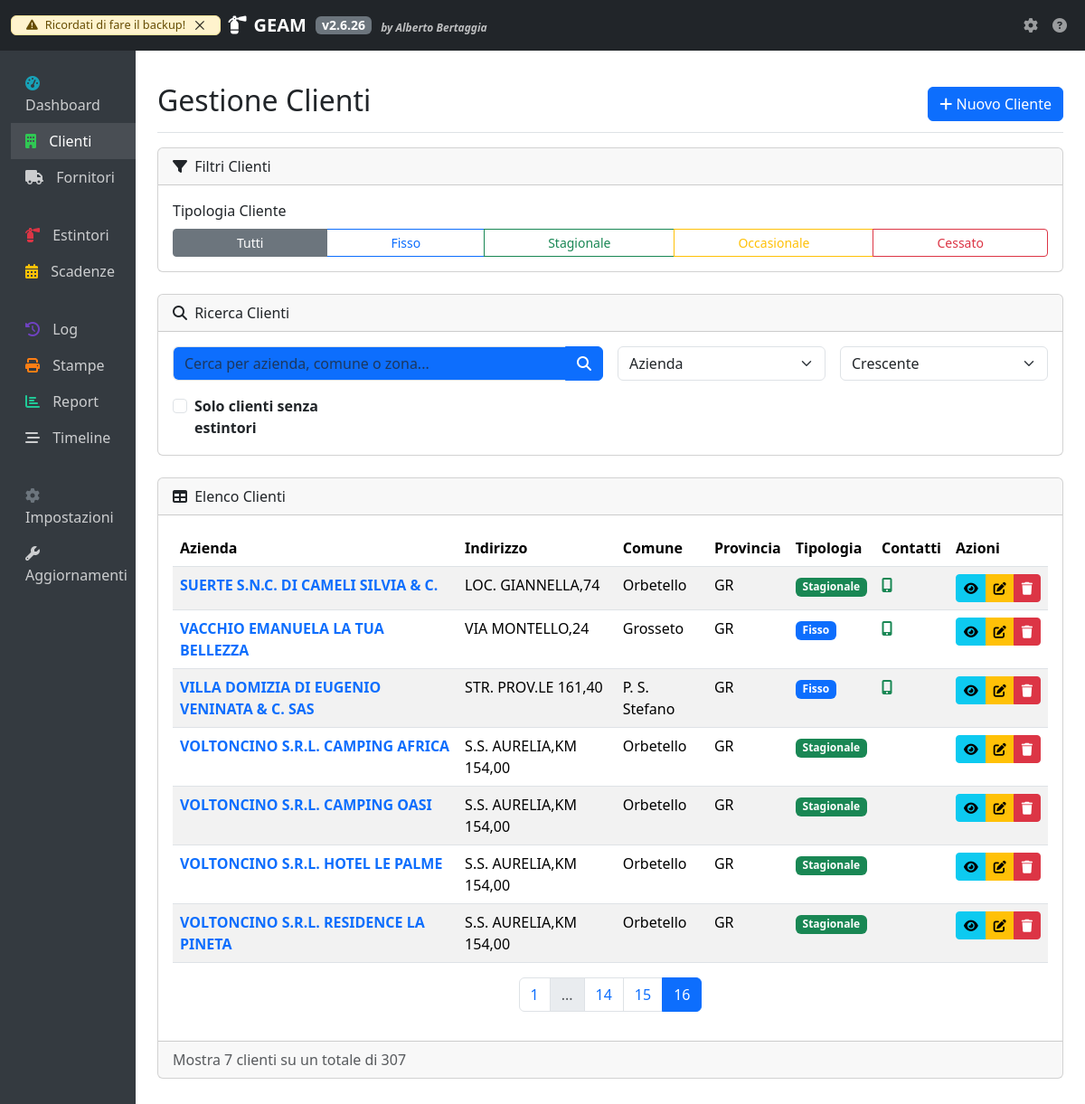
/clienti/?page=16&search=&sort_by=azienda&order=asc&tipologia=tutti&solo_senza_estintori=, run on the app's committed database.
### app/models/cliente.py (models this page shows, shortened)
class Cliente(db.Model):
    __tablename__ = 'clienti'
    id = db.Column(db.Integer, primary_key=True)
    azienda = db.Column(db.String(100), unique=True, nullable=False, index=True)
    indirizzo = db.Column(db.String(150), nullable=False)
    cap = db.Column(db.String(5), nullable=False)
    provincia = db.Column(db.String(2), nullable=False)
    comune = db.Column(db.String(100), nullable=False)
    zona = db.Column(db.String(100), nullable=False)
    tipologia = db.Column(db.String(20), nullable=False)
    telefono = db.Column(db.String(20))
    cellulare = db.Column(db.String(15))
    email = db.Column(db.String(120))
    coordinate = db.Column(db.String(100))
    note = db.Column(db.Text)
    created_at = db.Column(db.DateTime, default=datetime.utcnow)
    updated_at = db.Column(db.DateTime, default=datetime.utcnow, onupdate=datetime.utcnow)
    estintori = db.relationship('Estintore', backref='cliente', lazy='dynamic', cascade='all, delete-orphan')

### app/views/clienti.py (the view, shortened to what this page needs)
@clienti_bp.route('/')
def index():
    page = request.args.get('page', 1, type=int)
    per_page = 20
    query = Cliente.query
    search = request.args.get('search', '')
    tipologia = request.args.get('tipologia', 'tutti')
    if tipologia != 'tutti':
        query = query.filter(Cliente.tipologia == tipologia)
    sort_by = request.args.get('sort_by', 'azienda')
    order = request.args.get('order', 'asc')
    if order == 'asc':
        query = query.order_by(getattr(Cliente, sort_by).asc())
    else:
        query = query.order_by(getattr(Cliente, sort_by).desc())
    clienti = query.paginate(page=page, per_page=per_page)
    return render_template('clienti/index.html',
                          clienti=clienti,
                          search=search,
                          sort_by=sort_by,
                          order=order,
                          tipologia=tipologia)  # Aggiungi tipologia al contesto

### app/version.py (called while the page is built, shortened)
def get_config_path():
    instance_path = current_app.instance_path
    return os.path.join(instance_path, CONFIG_FILE)

def load_config():
    config_path = get_config_path()
    try:
        with open(config_path, 'r') as f:
            return json.load(f)
    except Exception as e:
        current_app.logger.error(f"Errore nel caricamento della configurazione: {str(e)}")
        return {
            "version": {
                "major": 1,
                "minor": 0,
                "patch": 0
            },
            "last_update": datetime.datetime.now().strftime('%Y-%m-%d %H:%M:%S')
        }

def get_version():
    config = load_config()
    version = config.get('version', {"major": 1, "minor": 0, "patch": 0})
    return f"{version['major']}.{version['minor']}.{version['patch']}"

### app/templates/clienti/index.html (shortened to what this page needs)
{% extends "base.html" %}
{% block page_title %}Gestione Clienti{% endblock %}
{% block page_actions %}
<a href="{{ url_for('clienti.nuovo') }}" class="btn btn-primary">
    <i class="fas fa-plus"></i> Nuovo Cliente
</a>
{% endblock %}
{% block content %}
<div class="card mb-4">
  <div class="card-header"><i class="fas fa-filter me-1"></i> Filtri Clienti</div>
  <div class="card-body">
    <div class="row">
      <div class="col-md-12">
        <label class="form-label">Tipologia Cliente</label>
        <div class="btn-group w-100" role="group">
          {% set senza = ('on' if solo_senza_estintori else '') %}
          <a href="{{ url_for('clienti.index', tipologia='tutti', search=search, sort_by=sort_by, order=order, solo_senza_estintori=senza) }}"
             class="btn btn-sm btn-outline-secondary {{ 'active' if tipologia == 'tutti' }}">
            Tutti
          </a>
          <a href="{{ url_for('clienti.index', tipologia='Fisso', search=search, sort_by=sort_by, order=order, solo_senza_estintori=senza) }}"
             class="btn btn-sm btn-outline-primary {{ 'active' if tipologia == 'Fisso' }}">
            Fisso
          </a>
          <a href="{{ url_for('clienti.index', tipologia='Stagionale', search=search, sort_by=sort_by, order=order, solo_senza_estintori=senza) }}"
             class="btn btn-sm btn-outline-success {{ 'active' if tipologia == 'Stagionale' }}">
            Stagionale
          </a>
          <a href="{{ url_for('clienti.index', tipologia='Occasionale', search=search, sort_by=sort_by, order=order, solo_senza_estintori=senza) }}"
             class="btn btn-sm btn-outline-warning {{ 'active' if tipologia == 'Occasionale' }}">
            Occasionale
          </a>
          <a href="{{ url_for('clienti.index', tipologia='Cessato', search=search, sort_by=sort_by, order=order, solo_senza_estintori=senza) }}"
             class="btn btn-sm btn-outline-danger {{ 'active' if tipologia == 'Cessato' }}">
            Cessato
          </a>
        </div>
      </div>
    </div>
  </div>
</div>
<div class="card mb-4">
  <div class="card-header"><i class="fas fa-search me-1"></i> Ricerca Clienti</div>
  <div class="card-body">
    <form method="GET" action="{{ url_for('clienti.index') }}" class="row g-3">
      <div class="col-md-6">
        <div class="input-group">
          <input type="text" class="form-control bg-primary" name="search" placeholder="Cerca per azienda, comune o zona..." value="{{ search }}">
          <button class="btn btn-primary" type="submit"><i class="fas fa-search"></i></button>
        </div>
      </div>
      <div class="col-md-3">
        <select name="sort_by" class="form-select">
          <option value="azienda" {% if sort_by == 'azienda' %}selected{% endif %}>Azienda</option>
        </select>
      </div>
      <div class="col-md-3">
        <select name="order" class="form-select">
          <option value="asc" {% if order == 'asc' %}selected{% endif %}>Crescente</option>
        </select>
      </div>
      <div class="col-md-12 col-lg-3 align-self-end">
        <div class="form-check">
          <input class="form-check-input" type="checkbox" id="chkSenza" name="solo_senza_estintori" value="on"
                 {% if solo_senza_estintori %}checked{% endif %}>
          <label class="form-check-label fw-bold" for="chkSenza">
            Solo clienti senza estintori
          </label>
        </div>
      </div>
    </form>
  </div>
</div>
<div class="card mb-4">
  <div class="card-header"><i class="fas fa-table me-1"></i> Elenco Clienti</div>
  <div class="card-body">
    <div class="table-responsive">
      <table class="table table-striped table-hover">
        <thead>
          <tr>
            <th>Azienda</th>
            <th>Indirizzo</th>
            <th>Comune</th>
            <th>Provincia</th>
            <th>Tipologia</th>
            <th>Contatti</th>
            <th>Azioni</th>
          </tr>
        </thead>
        <tbody>
          {% for cliente in clienti.items %}
          <tr>
            <td>
              <a href="{{ url_for('clienti.visualizza', id=cliente.id) }}" class="fw-bold text-decoration-none">{{ cliente.azienda }}</a>
            </td>
            <td>{{ cliente.indirizzo }}</td>
            <td>{{ cliente.comune }}</td>
            <td>{{ cliente.provincia }}</td>
            <td>
              {% if cliente.tipologia == 'Fisso' %}
              <span class="badge bg-primary">{{ cliente.tipologia }}</span>
              {% elif cliente.tipologia == 'Stagionale' %}
              <span class="badge bg-success">{{ cliente.tipologia }}</span>
              {% elif cliente.tipologia == 'Occasionale' %}
              <span class="badge bg-warning">{{ cliente.tipologia }}</span>
              {% else %}
              <span class="badge bg-danger">{{ cliente.tipologia }}</span>
              {% endif %}
            </td>
            <td>
              {% if cliente.cellulare %}<i class="fas fa-mobile-alt text-success me-1" title="{{ cliente.cellulare }}"></i>{% endif %}
            </td>
            <td>
              <div class="btn-group">
                <a href="{{ url_for('clienti.visualizza', id=cliente.id) }}" class="btn btn-sm btn-info btn-icon" title="Visualizza"><i class="fas fa-eye"></i></a>
                <a href="{{ url_for('clienti.modifica', id=cliente.id) }}" class="btn btn-sm btn-warning btn-icon" title="Modifica"><i class="fas fa-edit"></i></a>
                <button type="button" class="btn btn-sm btn-danger btn-icon"
                        onclick="confermaEliminazione('{{ cliente.azienda }}', '{{ url_for('clienti.elimina', id=cliente.id) }}')" title="Elimina">
                  <i class="fas fa-trash"></i>
                </button>
              </div>
            </td>
          </tr>
          {% endfor %}
        </tbody>
      </table>
    </div>
    {% if clienti.pages > 1 %}
    <nav aria-label="Paginazione clienti">
      <ul class="pagination justify-content-center">
        {% for page_num in clienti.iter_pages(left_edge=1, right_edge=1, left_current=2, right_current=2) %}
          {% if page_num %}
            {% if page_num == clienti.page %}
            <li class="page-item active"><span class="page-link">{{ page_num }}</span></li>
            {% else %}
            <li class="page-item">
              <a class="page-link" href="{{ url_for('clienti.index', page=page_num, search=search, sort_by=sort_by, order=order, tipologia=tipologia, solo_senza_estintori=senza) }}">{{ page_num }}</a>
            </li>
            {% endif %}
          {% else %}
            <li class="page-item disabled"><span class="page-link">...</span></li>
          {% endif %}
        {% endfor %}
      </ul>
    </nav>
    {% endif %}
  </div>
  <div class="card-footer text-muted">
    Mostra {{ clienti.items|length }} clienti
    su un totale di {{ clienti.total }}
  </div>
</div>
{% endblock %}

### app/templates/base.html (style rules this page uses)
.btn-icon { padding: 0.25rem 0.5rem; }

### data on the page
Cliente: azienda "SUERTE S.N.C. DI CAMELI SILVIA & C.", indirizzo "LOC. GIANNELLA,74", comune "Orbetello", provincia "GR", tipologia "Stagionale"
Cliente: azienda "VACCHIO EMANUELA LA TUA BELLEZZA", indirizzo "VIA MONTELLO,24", comune "Grosseto", provincia "GR", tipologia "Fisso"
Cliente: azienda "VILLA DOMIZIA DI EUGENIO VENINATA & C. SAS", indirizzo "STR. PROV.LE 161,40", comune "P. S. Stefano", provincia "GR", tipologia "Fisso"
Cliente: azienda "VOLTONCINO S.R.L. CAMPING AFRICA", indirizzo "S.S. AURELIA,KM 154,00", comune "Orbetello", provincia "GR", tipologia "Stagionale"
Cliente: azienda "VOLTONCINO S.R.L. CAMPING OASI", indirizzo "S.S. AURELIA,KM 154,00", comune "Orbetello", provincia "GR", tipologia "Stagionale"
Cliente: azienda "VOLTONCINO S.R.L. HOTEL LE PALME", indirizzo "S.S. AURELIA,KM 154,00", comune "Orbetello", provincia "GR", tipologia "Stagionale"
Cliente: azienda "VOLTONCINO S.R.L. RESIDENCE LA PINETA", indirizzo "S.S. AURELIA,KM 154,00", comune "Orbetello", provincia "GR", tipologia "Stagionale"

### other printed values
{{ version }} "2.6.26"
{{ page_num }} "1" "14" "15"
{{ page_num }} "16"
{{ clienti.items|length }} "7"
{{ clienti.total }} "307"
